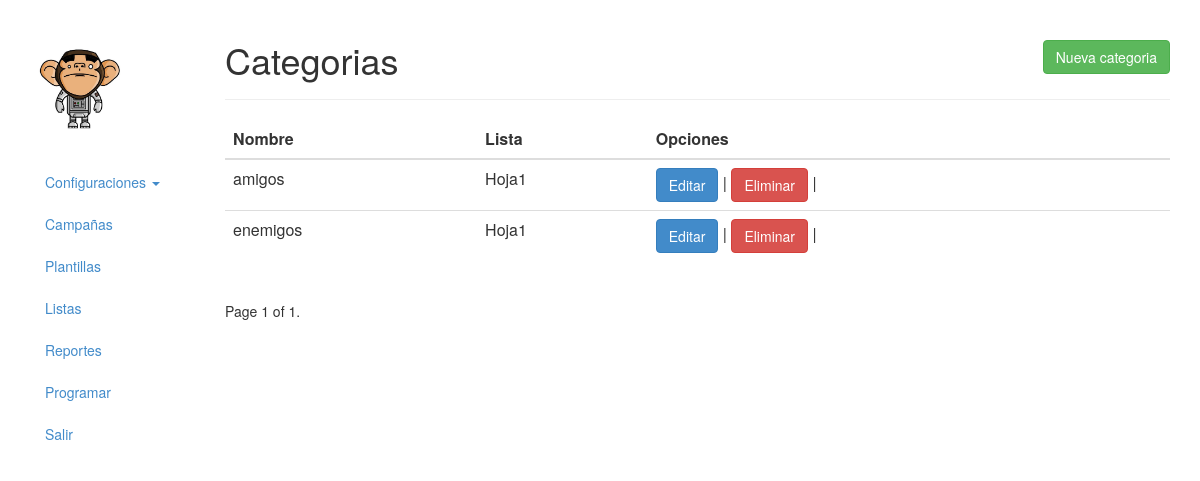
Page /category/ (signed in) on the earlier database version.
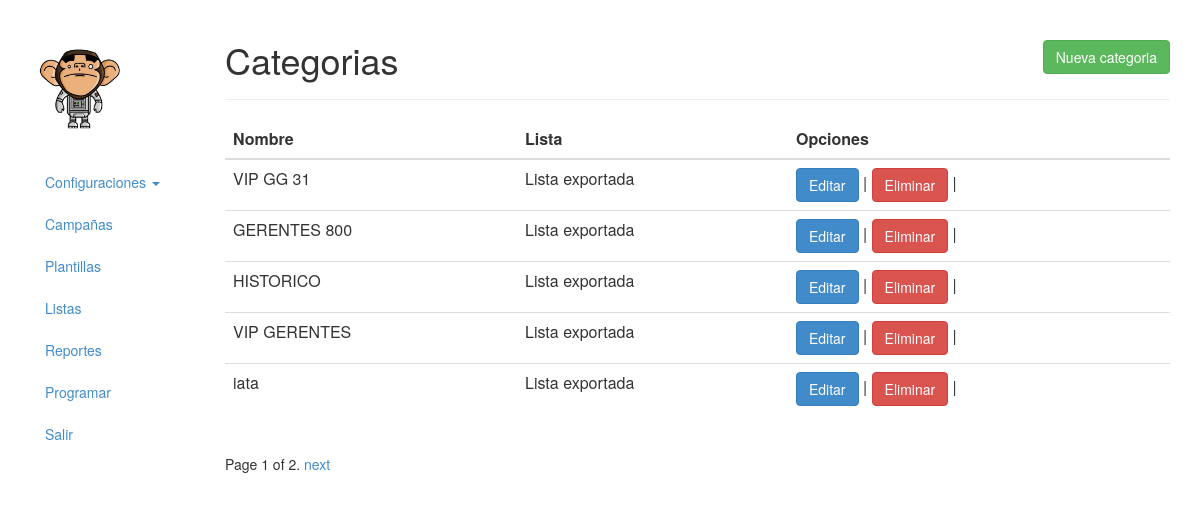
Same page on the later database version.
### apps/mail/models/Category.py (models this page shows, shortened)
class Category(models.Model):
    STATUS_ACTIVE = 1
    STATUS_INACTIVE = 0
    CHOICE_STATUS = (
        (STATUS_INACTIVE,'inactivo'),
        (STATUS_ACTIVE,'activo')
    )
    name = models.CharField(
        max_length=45,
        verbose_name='Nombre',
    )
    list = models.ForeignKey(
        'List',
        verbose_name='Lista',
        related_name='category_set',
    )
    status = models.SmallIntegerField(
        choices=CHOICE_STATUS,
        default=STATUS_ACTIVE
    )
    created = models.DateTimeField(
        auto_now_add=True,
        editable=False
    )
    modified = models.DateTimeField(
        editable=False,
        auto_now=True
    )
    class Meta:
        app_label = 'mail'

### apps/mail/models/List.py (models this page shows, shortened)
class List(models.Model):
    STATUS_ACTIVE = 1
    STATUS_INACTIVE = 0
    CHOICE_STATUS = (
        (STATUS_INACTIVE,'inactivo'),
        (STATUS_ACTIVE,'activo')
    )
    name = models.CharField(
        max_length=45,
        verbose_name='Nombre de la lista',
    )
    email = models.EmailField(
        verbose_name='Email para el envio',
    )
    sender = models.CharField(
        max_length=45,
        verbose_name='Nombre remitente',
    )
    status = models.SmallIntegerField(
        choices=CHOICE_STATUS,
        default=STATUS_ACTIVE
    )
    created = models.DateTimeField(
        auto_now_add=True,
        editable=False
    )
    modified = models.DateTimeField(
        editable=False,
        auto_now=True
    )
    class Meta:
        app_label = 'mail'

### apps/mail/views/Category.py (the view)
class CategoryTemplateView(LoginRequiredMixin, ListView):
    model = Category
    paginate_by = settings.PAGINATE_SIZE
    template_name = 'category/list.html'

### apps/mail/templates/category/list.html (shortened to what this page needs)
{% extends 'base.html' %}
{% block content %}
    <div class="page-header">
        <div class="tools">
            <a href="{% url "category_create_view" %}" class="btn btn-success button-header">
                Nueva categoria</a>
        </div>
        <h1 class="header-title">Categorias</h1>
    </div>
    <table class="table table-hover">
        <thead>
        <tr>
            <th>Nombre</th>
            <th>Lista</th>
            <th>Opciones</th>
        </tr>
        </thead>
        <tbody>
        {% for category in object_list %}
            <tr>
                <td>{{ category.name }}</td>
                <td>{{ category.list.name }}</td>
                <td>
                    <a class="btn btn-primary" href="{% url "category_update_view" category.pk %}">Editar</a> |
                    <a class="btn btn-danger deletePermission" data-toggle="modal" data-target="#modalDelete" data-id="{{ category.id }}">Eliminar</a> |
                </td>
            </tr>
        {% endfor %}
        </tbody>
    </table>
    <div class="pagination">
        <span class="step-links">
            <span class="current">
                Page {{ page_obj.number }} of {{ paginator.num_pages }}.
            </span>
            {% if page_obj.has_next %}
                <a href="?page={{ page_obj.next_page_number }}">next</a>
            {% endif %}
        </span>
    </div>
{% endblock content %}

### apps/mail/templates/base.html (shortened to what this page needs)
<html lang="en"><head>
    <link href="{{ STATIC_URL }}css/bootstrap.min.css" rel="stylesheet">
<body >
<div class="container">
    <div class="row">
        <div class="col-xs-6 col-md-2">
            <ul class="nav nav-pills nav-stacked">
                <li>
                    <img class="logo" src="{{ STATIC_URL }}img/logo.jpg">
                </li>
                <li class="dropdown">
                    <a class="dropdown-toggle" data-toggle="dropdown" href="#">
                        Configuraciones
                        <span class="caret"></span>
                    </a>
                </li>
                <li>
                    <a href="{% url "campaign_list_view" %}">
                        Campañas
                    </a>
                </li>
                <li>
                    <a href="{% url "template_list_view" %}">
                        Plantillas
                    </a>
                </li>
                <li>
                    <a href="{% url "list_view" %}">
                        Listas
                    </a>
                </li>
                <li>
                    <a href="#">
                        Reportes
                    </a>
                </li>
                <li>
                    <a href="#">
                        Programar
                    </a>
                </li>
                <li>
                    <a href="{% url 'logout' %}">
                        Salir
                    </a>
                </li>
            </ul>
        </div>
        <div class="col-xs-12 col-md-10">
            {% block content %}
            {% endblock content %}
        </div>
    </div>
</div>
</body>
</html>

### apps/mail/templates/base.html (style rules this page uses)
.logo { width: 100px; }

### apps/mail/templates/category/list.html (style rules this page uses)
.button-header { float: right; }
.header-title { width: 50%; }

Differences in the rows shown:
removed Category: name "amigos", list.name "Hoja1"
removed Category: name "enemigos", list.name "Hoja1"
added Category: name "VIP GG 31", list.name "Lista exportada"
added Category: name "GERENTES 800", list.name "Lista exportada"
added Category: name "HISTORICO", list.name "Lista exportada"
added Category: name "VIP GERENTES", list.name "Lista exportada"
added Category: name "iata", list.name "Lista exportada"
Other differences:
{{ paginator.num_pages }}: "1" → "2"
text now shown: "next"
